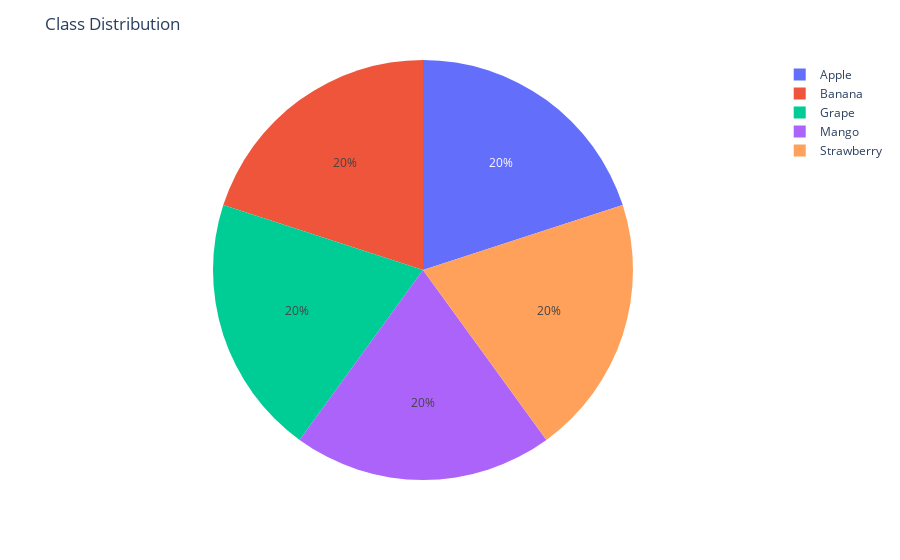
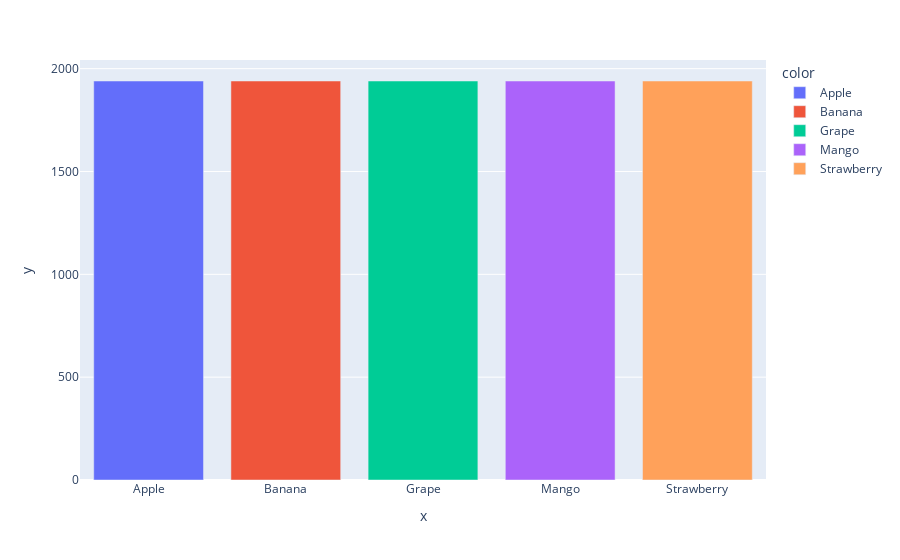

Notebook code for these charts, in order:
### Code cell
class_dis = [len(os.listdir(os.path.join(train_dir, name))) for name in class_names]

pie_chart = px.pie(values=class_dis, names=class_names, color=class_names)
pie_chart.update_layout({'title':{'text':"Class Distribution"}})
pie_chart.show()

bar_chart = px.bar(y=class_dis, x=class_names, color=class_names)
bar_chart.show()

### Figure 1 — Plotly figure (JSON) as saved in the notebook; plotly's stock layout.template omitted (floating-point values rounded to 4 significant figures)
{"data": [{"customdata": [["Apple"], ["Banana"], ["Grape"], ["Mango"], ["Strawberry"]], "domain": {"x": [0, 1], "y": [0, 1]}, "hovertemplate": "label=%{label}<br>value=%{value}<br>color=%{customdata[0]}<extra></extra>", "labels": ["Apple", "Banana", "Grape", "Mango", "Strawberry"], "legendgroup": "", "marker": {"colors": ["#636efa", "#EF553B", "#00cc96", "#ab63fa", "#FFA15A"]}, "name": "", "showlegend": true, "type": "pie", "values": [1940, 1940, 1940, 1940, 1940]}], "layout": {"legend": {"tracegroupgap": 0}, "margin": {"t": 60}, "title": {"text": "Class Distribution"}}}

### Figure 2 — Plotly figure (JSON) as saved in the notebook; plotly's stock layout.template omitted (floating-point values rounded to 4 significant figures)
{"data": [{"alignmentgroup": "True", "hovertemplate": "color=Apple<br>x=%{x}<br>y=%{y}<extra></extra>", "legendgroup": "Apple", "marker": {"color": "#636efa", "pattern": {"shape": ""}}, "name": "Apple", "offsetgroup": "Apple", "orientation": "v", "showlegend": true, "textposition": "auto", "type": "bar", "x": ["Apple"], "xaxis": "x", "y": [1940], "yaxis": "y"}, {"alignmentgroup": "True", "hovertemplate": "color=Banana<br>x=%{x}<br>y=%{y}<extra></extra>", "legendgroup": "Banana", "marker": {"color": "#EF553B", "pattern": {"shape": ""}}, "name": "Banana", "offsetgroup": "Banana", "orientation": "v", "showlegend": true, "textposition": "auto", "type": "bar", "x": ["Banana"], "xaxis": "x", "y": [1940], "yaxis": "y"}, {"alignmentgroup": "True", "hovertemplate": "color=Grape<br>x=%{x}<br>y=%{y}<extra></extra>", "legendgroup": "Grape", "marker": {"color": "#00cc96", "pattern": {"shape": ""}}, "name": "Grape", "offsetgroup": "Grape", "orientation": "v", "showlegend": true, "textposition": "auto", "type": "bar", "x": ["Grape"], "xaxis": "x", "y": [1940], "yaxis": "y"}, {"alignmentgroup": "True", "hovertemplate": "color=Mango<br>x=%{x}<br>y=%{y}<extra></extra>", "legendgroup": "Mango", "marker": {"color": "#ab63fa", "pattern": {"shape": ""}}, "name": "Mango", "offsetgroup": "Mango", "orientation": "v", "showlegend": true, "textposition": "auto", "type": "bar", "x": ["Mango"], "xaxis": "x", "y": [1940], "yaxis": "y"}, {"alignmentgroup": "True", "hovertemplate": "color=Strawberry<br>x=%{x}<br>y=%{y}<extra></extra>", "legendgroup": "Strawberry", "marker": {"color": "#FFA15A", "pattern": {"shape": ""}}, "name": "Strawberry", "offsetgroup": "Strawberry", "orientation": "v", "showlegend": true, "textposition": "auto", "type": "bar", "x": ["Strawberry"], "xaxis": "x", "y": [1940], "yaxis": "y"}], "layout": {"barmode": "relative", "legend": {"title": {"text": "color"}, "tracegroupgap": 0}, "margin": {"t": 60}, "xaxis": {"anchor": "y", "domain": [0, 1], "title": {"text": "x"}}, "yaxis": {"anchor": "x", "domain": [0, 1], "title": {"text": "y"}}}}
